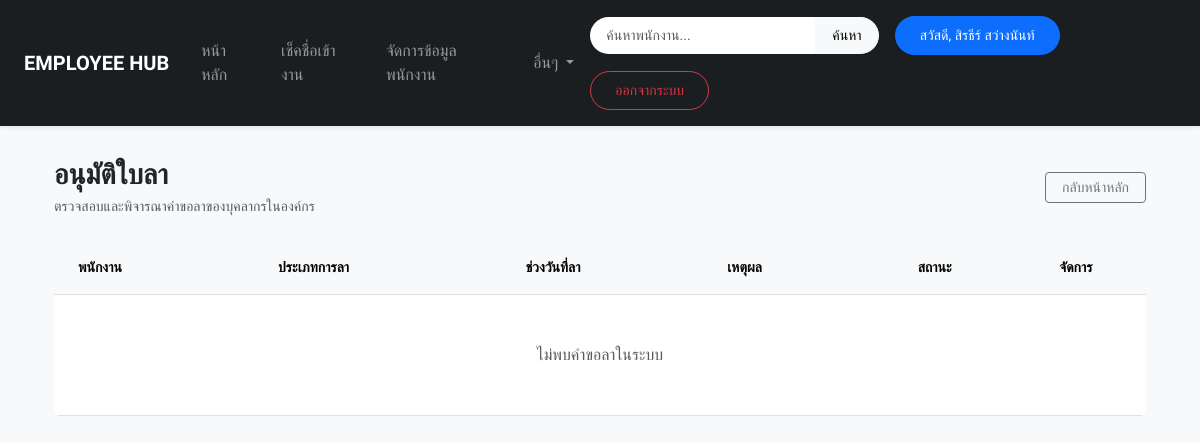
Page /leave/approvals/ (signed in) on the earlier database version.
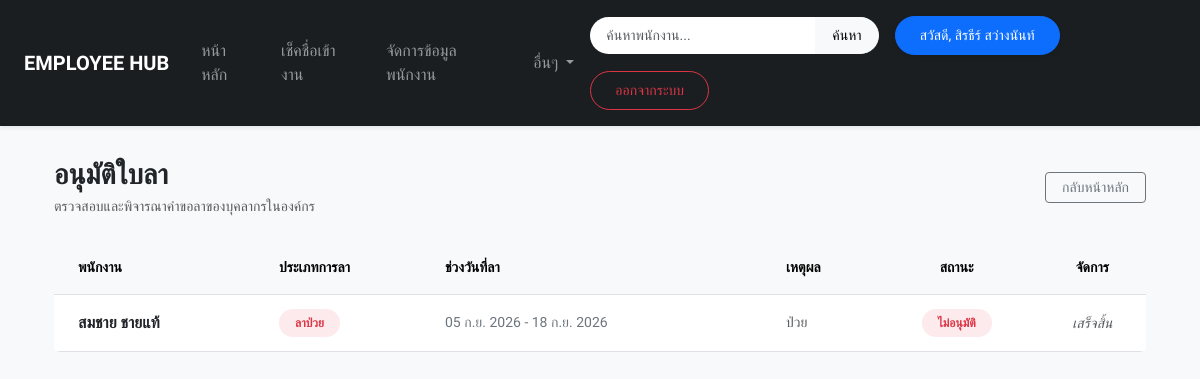
Same page on the later database version.
### employeeapp/models.py (models this page shows, shortened)
class LeaveRequest(models.Model):
    LEAVE_TYPES = [
        ('sick', 'ลาป่วย'),
        ('personal', 'ลากิจ'),
        ('annual', 'พักร้อน'),
    ]
    STATUS_CHOICES = [
        ('pending', 'รออนุมัติ'),
        ('approved', 'อนุมัติแล้ว'),
        ('rejected', 'ไม่อนุมัติ'),
    ]
    employee = models.ForeignKey(Employee, on_delete=models.CASCADE, related_name='leaves', verbose_name="พนักงาน")
    leave_type = models.CharField(max_length=20, choices=LEAVE_TYPES, verbose_name="ประเภทการลา")
    start_date = models.DateField(verbose_name="ตั้งแต่วันที่")
    end_date = models.DateField(verbose_name="ถึงวันที่")
    reason = models.TextField(verbose_name="เหตุผลการลา")
    status = models.CharField(max_length=20, choices=STATUS_CHOICES, default='pending', verbose_name="สถานะการอนุมัติ")
    created_at = models.DateTimeField(auto_now_add=True, verbose_name="วันที่ยื่นคำขอ")

class Employee(models.Model):
    GENDER_CHOICES = [
        ('ชาย', 'ชาย'),
        ('หญิง', 'หญิง'),
        ('อื่นๆ', 'อื่นๆ'),
    ]
    fname = models.CharField(max_length=100, verbose_name="ชื่อจริง")
    lname = models.CharField(max_length=100, verbose_name="นามสกุล")
    gender = models.CharField(max_length=10, choices=GENDER_CHOICES, default='ชาย', verbose_name="เพศ")
    birthdate = models.DateField(blank=True, null=True, verbose_name="วัน/เดือน/ปีเกิด") # เพิ่มฟิลด์วันเกิด
    department = models.CharField(max_length=100, blank=True, null=True, verbose_name="แผนก")
    salary = models.DecimalField(max_digits=10, decimal_places=2, blank=True, null=True, verbose_name="เงินเดือน")
    address = models.TextField(blank=True, null=True, verbose_name="ที่อยู่")
    image = models.ImageField(upload_to='employee_images/', blank=True, null=True, verbose_name="รูปภาพพนักงาน")
    created_at = models.DateTimeField(auto_now_add=True, null=True, blank=True, verbose_name="วันที่บันทึก")
    user = models.OneToOneField(User, on_delete=models.SET_NULL, null=True, blank=True, related_name='employee_record')

### employeeapp/views.py (the view)
# urls.py: path('leave/approvals/', views.leave_approval_list, name='leave_approval_list'),
@user_passes_test(is_admin, login_url='login')
def leave_approval_list(request):
    leaves = LeaveRequest.objects.all().order_by('-created_at')
    return render(request, 'leave_approval.html', {'leaves': leaves})

### employeeapp/views.py (called while the page is built)
def is_admin(user):
    return user.is_superuser or user.is_staff

### employeeapp/templates/leave_approval.html (shortened to what this page needs)
{% extends 'basetemplate.html' %}
{% block content %}
<div class="container py-2">
    <div class="d-flex justify-content-between align-items-center mb-4">
        <div>
            <h3 class="fw-bold mb-1">อนุมัติใบลา</h3>
            <p class="text-muted small mb-0">ตรวจสอบและพิจารณาคำขอลาของบุคลากรในองค์กร</p>
        </div>
        <a href="{% url 'index' %}" class="btn btn-outline-secondary btn-sm px-3">กลับหน้าหลัก</a>
    </div>
    <div class="card border-0 overflow-hidden">
        <div class="table-responsive">
            <table class="table table-hover align-middle mb-0">
                <thead class="table-light text-uppercase small text-muted fw-bold">
                    <tr>
                        <th class="ps-4 py-3">พนักงาน</th>
                        <th class="py-3">ประเภทการลา</th>
                        <th class="py-3">ช่วงวันที่ลา</th>
                        <th class="py-3">เหตุผล</th>
                        <th class="text-center py-3">สถานะ</th>
                        <th class="text-center py-3">จัดการ</th>
                    </tr>
                </thead>
                <tbody>
                    {% for leave in leaves %}
                    <tr>
                        <td class="ps-4 fw-semibold py-3">
                            {{ leave.employee.fname }} {{ leave.employee.lname }}
                        </td>
                        <td>
                            {% if leave.leave_type == 'sick' %}
                                <span class="badge bg-danger bg-opacity-10 text-danger px-3 py-2 rounded-pill fw-semibold">ลาป่วย</span>
                            {% elif leave.leave_type == 'personal' %}
                                <span class="badge bg-warning bg-opacity-10 text-warning px-3 py-2 rounded-pill fw-semibold">ลากิจ</span>
                            {% else %}
                                <span class="badge bg-info bg-opacity-10 text-info px-3 py-2 rounded-pill fw-semibold">พักร้อน</span>
                            {% endif %}
                        </td>
                        <td class="text-secondary small">{{ leave.start_date|date:"d M Y" }} - {{ leave.end_date|date:"d M Y" }}</td>
                        <td class="text-muted small" style="max-width: 200px;">{{ leave.reason }}</td>
                        <td class="text-center">
                            {% if leave.status == 'pending' %}
                                <span class="badge bg-secondary bg-opacity-10 text-secondary px-3 py-2 rounded-pill">รออนุมัติ</span>
                            {% elif leave.status == 'approved' %}
                                <span class="badge bg-success bg-opacity-10 text-success px-3 py-2 rounded-pill">อนุมัติแล้ว</span>
                            {% else %}
                                <span class="badge bg-danger bg-opacity-10 text-danger px-3 py-2 rounded-pill">ไม่อนุมัติ</span>
                            {% endif %}
                        </td>
                        <td class="text-center">
                            {% if leave.status == 'pending' %}
                                <div class="d-flex justify-content-center gap-2">
                                    <a href="{% url 'update_leave_status' leave.id 'approve' %}" class="btn btn-sm btn-success px-3">อนุมัติ</a>
                                    <a href="{% url 'update_leave_status' leave.id 'reject' %}" class="btn btn-sm btn-outline-danger px-3">ไม่อนุมัติ</a>
                                </div>
                            {% else %}
                                <span class="text-muted small fst-italic">เสร็จสิ้น</span>
                            {% endif %}
                        </td>
                    </tr>
                    {% empty %}
                    <tr>
                        <td colspan="6" class="text-center py-5 text-muted">ไม่พบคำขอลาในระบบ</td>
                    </tr>
                    {% endfor %}
                </tbody>
            </table>
        </div>
    </div>
</div>
{% endblock %}

Differences in the rows shown:
added LeaveRequest: employee.fname "สมชาย", employee.lname "ชายแท้", leave_type "ลาป่วย", start_date "05 ก.ย. 2026", end_date "18 ก.ย. 2026", reason "ป่วย", status "ไม่อนุมัติ"
Other differences:
text no longer shown: "ไม่พบคำขอลาในระบบ"
